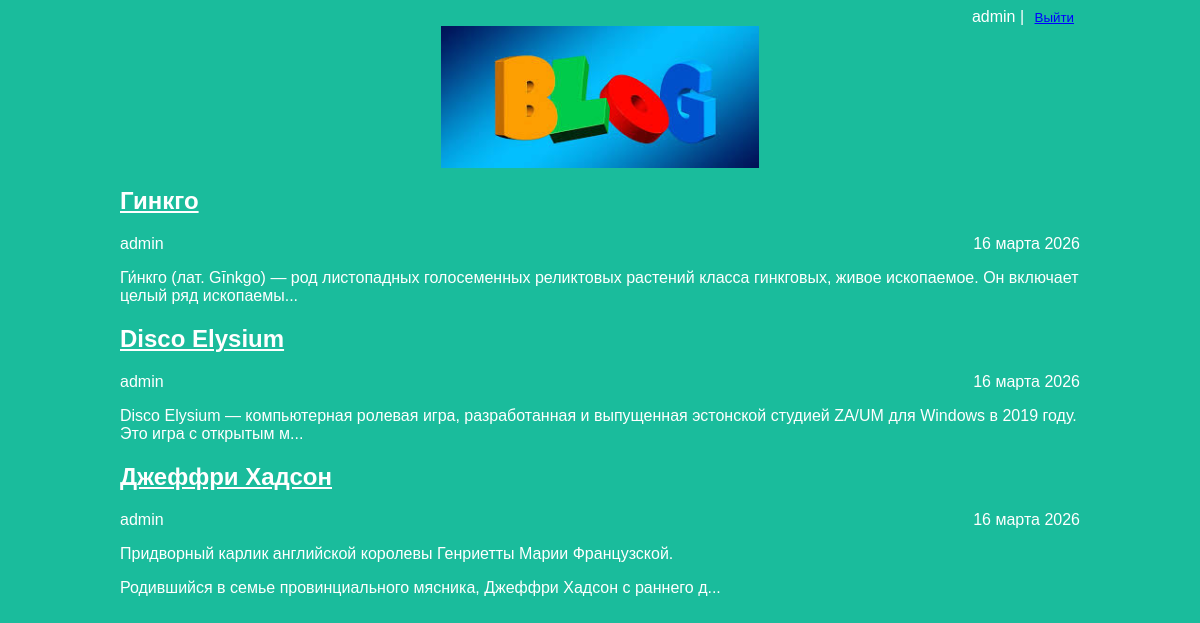
The app's page / (signed in) with its own data.
### articles/models.py (models this page shows, shortened)
class Article(models.Model):
    title = models.CharField(max_length=200)
    author = models.ForeignKey(User, on_delete=models.CASCADE)
    text = models.TextField()
    created_date = models.DateField(auto_now_add=True)
    def get_excerpt(self):
        if len(self.text) > 140:
            return self.text[:140] + "..."
        return self.text

### articles/views.py (the view)
# urls.py: path('', views.archive, name='archive'),
def archive(request):
    return render(request, 'archive.html', {"posts": Article.objects.all()})

### articles/templates/archive.html (shortened to what this page needs)
<!DOCTYPE html>
{% load static %}
<html>
<head>
    <link rel="stylesheet" href="{% static 'css/article.css' %}">
</head>
<body class="archive">
    <div class="login-logout" style="text-align: right;">
        {% if user.is_authenticated %}
            {{ user.username }} | <form method="post" action="{% url 'logout' %}" style="display: inline;">{% csrf_token %}
                                  <button class="logout-button" type="submit">Выйти</button></form>
        {% else %}
            <a href="{% url 'login' %}">Вход</a> | <a href="{% url 'reg_user' %}">Регистрация</a>
        {% endif %}
    </div>
    <div class="header">
        <img src="{% static 'img/logo.jpg' %}" />
    </div>
    <div class="archive">
        {% for post in posts %}
        <div class="one-post">
            <h2 class="post-title"><a href="/article/{{ post.id }}">{{ post.title }}</a></h2>
            <div class="article-info">
                <div class="article-author">{{ post.author.username }}</div>
                <div class="article-created-date">{{ post.created_date|date:"d E Y" }}</div>
            </div>
            <p class="article-text">{{ post.get_excerpt|linebreaks }}</p>
        </div>
        {% endfor %}
    </div>
</body>
</html>

### articles/static/css/article.css (style rules this page uses)
body { background: #1abc9c; font-family: Tahoma, Arial, sans-serif; color: #ffffff; }
.header img { display: block; width: 318px; margin-left: auto; margin-right: auto; }
.archive { width: 960px; margin-left: auto; margin-right: auto; }
.post-title a { color: #ffffff; }
.article-author { width: 50%; float: left; }
.article-created-date { text-align: right; }
.logout-button { background: none; border: none; color:blue; text-decoration: underline; cursor: pointer; }

### records on screen
Article: title "Гинкго", author.username "admin", created_date "16 марта 2026", get_excerpt "Ги́нкго (лат. Gīnkgo) — род листопадных голосеменных реликтовых растений класса гинкговых, живое ископаемое. Он включает целый ряд ископаемы..."
Article: title "Disco Elysium", author.username "admin", created_date "16 марта 2026", get_excerpt "Disco Elysium — компьютерная ролевая игра, разработанная и выпущенная эстонской студией ZA/UM для Windows в 2019 году. Это игра с открытым м..."
Article: title "Джеффри Хадсон", author.username "admin", created_date "16 марта 2026", get_excerpt "Придворный карлик английской королевы Генриетты Марии Французской. Родившийся в семье провинциального мясника, Джеффри Хадсон с раннего д..."

### other values on screen
{{ user.username }} "admin"
